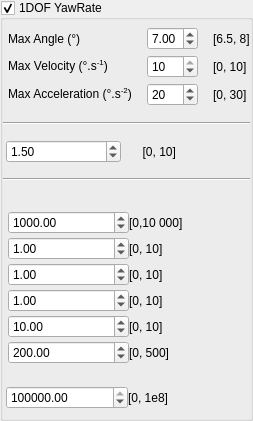
              <widget class="QGroupBox" name="HexapodRot1DOF_YawRate">
               <property name="title">
                <string>1DOF YawRate</string>
               </property>
               <property name="checkable">
                <bool>true</bool>
               </property>
               <layout class="QVBoxLayout" name="verticalLayout_33">
                <property name="spacing">
                 <number>15</number>
                </property>
                <property name="leftMargin">
                 <number>0</number>
                </property>
                <property name="topMargin">
                 <number>7</number>
                </property>
                <property name="rightMargin">
                 <number>0</number>
                </property>
                <property name="bottomMargin">
                 <number>9</number>
                </property>
                <item>
                 <layout class="QGridLayout" name="gridLayout_24">
                  <property name="leftMargin">
                   <number>5</number>
                  </property>
                  <property name="verticalSpacing">
                   <number>5</number>
                  </property>
                  <item row="0" column="0">
                   <widget class="QLabel" name="HexapodTiltAngMaxDegZ">
                    <property name="toolTip">
                     <string>Hexapod_TiltAngMaxDeg_Z</string>
                    </property>
                    <property name="text">
                     <string>Max Angle (°)</string>
                    </property>
                   </widget>
                  </item>
                  <item row="0" column="1">
                   <widget class="QDoubleSpinBox" name="Hexapod_TiltAngMaxDeg_Z">
                    <property name="minimum">
                     <double>6.500000000000000</double>
                    </property>
                    <property name="maximum">
                     <double>8.000000000000000</double>
                    </property>
                    <property name="value">
                     <double>7.000000000000000</double>
                    </property>
                   </widget>
                  </item>
                  <item row="0" column="2">
                   <widget class="QLabel" name="label_161">
                    <property name="text">
                     <string>[6.5, 8]</string>
                    </property>
                   </widget>
                  </item>
                  <item row="1" column="0">
                   <widget class="QLabel" name="HexapodTiltRateMaxDegZ">
                    <property name="toolTip">
                     <string>Hexapod_TiltRateMaxDeg_Z</string>
                    </property>
                    <property name="text">
                     <string>&lt;html&gt;&lt;head/&gt;&lt;body&gt;&lt;p&gt;Max Velocity (°.s&lt;span style=&quot; vertical-align:super;&quot;&gt;-1&lt;/span&gt;)&lt;/p&gt;&lt;/body&gt;&lt;/html&gt;</string>
                    </property>
                   </widget>
                  </item>
                  <item row="1" column="1">
                   <widget class="QSpinBox" name="Hexapod_TiltRateMaxDeg_Z">
                    <property name="minimum">
                     <number>0</number>
                    </property>
                    <property name="maximum">
                     <number>10</number>
                    </property>
                    <property name="value">
                     <number>10</number>
                    </property>
                   </widget>
                  </item>
                  <item row="1" column="2">
                   <widget class="QLabel" name="label_162">
                    <property name="text">
                     <string>[0, 10]</string>
                    </property>
                   </widget>
                  </item>
                  <item row="2" column="0">
                   <widget class="QLabel" name="HexapodTiltAccMaxDegZ">
                    <property name="toolTip">
                     <string>Hexapod_TiltAccMaxDeg_Z</string>
                    </property>
                    <property name="text">
                     <string>&lt;html&gt;&lt;head/&gt;&lt;body&gt;&lt;p&gt;Max Acceleration (°.s&lt;span style=&quot; vertical-align:super;&quot;&gt;-2&lt;/span&gt;)&lt;/p&gt;&lt;/body&gt;&lt;/html&gt;</string>
                    </property>
                   </widget>
                  </item>
                  <item row="2" column="1">
                   <widget class="QSpinBox" name="Hexapod_TiltAccMaxDeg_Z">
                    <property name="maximum">
                     <number>30</number>
                    </property>
                    <property name="value">
                     <number>20</number>
                    </property>
                   </widget>
                  </item>
                  <item row="2" column="2">
                   <widget class="QLabel" name="label_163">
                    <property name="text">
                     <string>[0, 30]</string>
                    </property>
                   </widget>
                  </item>
                 </layout>
                </item>
                <item>
                 <layout class="QVBoxLayout" name="verticalLayout_21">
                  <property name="spacing">
                   <number>15</number>
                  </property>
                  <property name="topMargin">
                   <number>1</number>
                  </property>
                  <property name="bottomMargin">
                   <number>15</number>
                  </property>
                  <item>
                   <widget class="Line" name="line_25">
                    <property name="orientation">
                     <enum>Qt::Horizontal</enum>
                    </property>
                   </widget>
                  </item>
                  <item>
                   <layout class="QHBoxLayout" name="horizontalLayout_10">
                    <property name="leftMargin">
                     <number>3</number>
                    </property>
                    <item>
                     <widget class="QDoubleSpinBox" name="T_Hexapod_Rot_Z">
                      <property name="maximum">
                       <double>10.000000000000000</double>
                      </property>
                      <property name="value">
                       <double>1.500000000000000</double>
                      </property>
                     </widget>
                    </item>
                    <item>
                     <widget class="QLabel" name="label_164">
                      <property name="text">
                       <string>  [0, 10]</string>
                      </property>
                     </widget>
                    </item>
                   </layout>
                  </item>
                  <item>
                   <widget class="Line" name="line_14">
                    <property name="orientation">
                     <enum>Qt::Horizontal</enum>
                    </property>
                   </widget>
                  </item>
                 </layout>
                </item>
                <item>
                 <layout class="QVBoxLayout" name="verticalLayout_20">
                  <property name="spacing">
                   <number>0</number>
                  </property>
                  <item>
                   <layout class="QGridLayout" name="gridLayout_25">
                    <property name="leftMargin">
                     <number>5</number>
                    </property>
                    <property name="bottomMargin">
                     <number>22</number>
                    </property>
                    <property name="verticalSpacing">
                     <number>3</number>
                    </property>
                    <item row="0" column="0">
                     <widget class="QDoubleSpinBox" name="Q_Hexapod_q_Tilt_Z">
                      <property name="minimum">
                       <double>0.000000000000000</double>
                      </property>
                      <property name="maximum">
                       <double>10000.000000000000000</double>
                      </property>
                      <property name="value">
                       <double>1000.000000000000000</double>
                      </property>
                     </widget>
                    </item>
                    <item row="0" column="1">
                     <widget class="QLabel" name="label_165">
                      <property name="text">
                       <string>[0,10 000]</string>
                      </property>
                     </widget>
                    </item>
                    <item row="1" column="0">
                     <widget class="QDoubleSpinBox" name="Q_Hexapod_qp_Tilt_Z">
                      <property name="minimum">
                       <double>0.000000000000000</double>
                      </property>
                      <property name="maximum">
                       <double>10.000000000000000</double>
                      </property>
                      <property name="value">
                       <double>1.000000000000000</double>
                      </property>
                     </widget>
                    </item>
                    <item row="1" column="1">
                     <widget class="QLabel" name="label_166">
                      <property name="text">
                       <string>[0, 10]</string>
                      </property>
                     </widget>
                    </item>
                    <item row="2" column="0">
                     <widget class="QDoubleSpinBox" name="Q_Hexapod_qp2_Tilt_Z">
                      <property name="minimum">
                       <double>0.000000000000000</double>
                      </property>
                      <property name="maximum">
                       <double>10.000000000000000</double>
                      </property>
                      <property name="value">
                       <double>1.000000000000000</double>
                      </property>
                     </widget>
                    </item>
                    <item row="2" column="1">
                     <widget class="QLabel" name="label_167">
                      <property name="text">
                       <string>[0, 10]</string>
                      </property>
                     </widget>
                    </item>
                    <item row="3" column="0">
                     <widget class="QDoubleSpinBox" name="Q_Hexapod_qp2_input_Tilt_Z">
                      <property name="minimum">
                       <double>0.000000000000000</double>
                      </property>
                      <property name="maximum">
                       <double>1000.000000000000000</double>
                      </property>
                      <property name="value">
                       <double>1.000000000000000</double>
                      </property>
                     </widget>
                    </item>
                    <item row="3" column="1">
                     <widget class="QLabel" name="label_168">
                      <property name="text">
                       <string>[0, 10]</string>
                      </property>
                     </widget>
                    </item>
                    <item row="4" column="0">
                     <widget class="QDoubleSpinBox" name="Q_Hexapod_qp3_input_Tilt_Z">
                      <property name="minimum">
                       <double>0.000000000000000</double>
                      </property>
                      <property name="maximum">
                       <double>100000.000000000000000</double>
                      </property>
                      <property name="value">
                       <double>10.000000000000000</double>
                      </property>
                     </widget>
                    </item>
                    <item row="4" column="1">
                     <widget class="QLabel" name="label_169">
                      <property name="text">
                       <string>[0, 10]</string>
                      </property>
                     </widget>
                    </item>
                    <item row="5" column="0">
                     <widget class="QDoubleSpinBox" name="Q_Hexapod_q_output_Tilt_Z">
                      <property name="minimum">
                       <double>0.000000000000000</double>
                      </property>
                      <property name="maximum">
                       <double>500.000000000000000</double>
                      </property>
                      <property name="value">
                       <double>200.000000000000000</double>
                      </property>
                     </widget>
                    </item>
                    <item row="5" column="1">
                     <widget class="QLabel" name="label_170">
                      <property name="text">
                       <string>[0, 500]</string>
                      </property>
                     </widget>
                    </item>
                   </layout>
                  </item>
                  <item>
                   <layout class="QHBoxLayout" name="horizontalLayout_59">
                    <property name="leftMargin">
                     <number>3</number>
                    </property>
                    <item>
                     <widget class="QDoubleSpinBox" name="Q_Hexapod_qp_output_Tilt_Z">
                      <property name="minimum">
                       <double>0.000000000000000</double>
                      </property>
                      <property name="maximum">
                       <double>100000000.000000000000000</double>
                      </property>
                      <property name="value">
                       <double>1000000.000000000000000</double>
                      </property>
                     </widget>
                    </item>
                    <item>
                     <widget class="QLabel" name="label_171">
                      <property name="text">
                       <string>[0, 1e8]</string>
                      </property>
                     </widget>
                    </item>
                   </layout>
                  </item>
                 </layout>
                </item>
               </layout>
              </widget>
